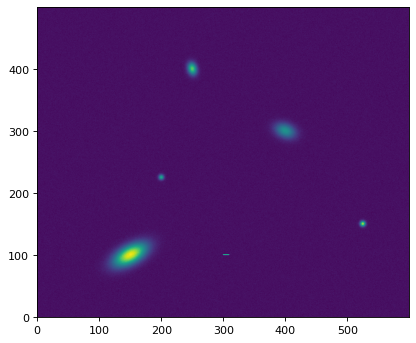
#> input picture foto1.png, 416 x 343 px, found by its file name
$ python example2.py
#> lines starting #> are read from the running program, lines starting #| are printed output that depends on the picture
# Title:    Example N-Dimensional Datasets (astropy.nddata). https://docs.astropy.org/en/stable/nddata/index.html
# email:    jhiguera@ieee.org
# Date:     18/09/2021
# Entity:   Agrupacion astronomica de Castelldefels (AAC) https://astrofels.blogspot.com/

import numpy as np
import matplotlib.pyplot as plt
import matplotlib.image as mpimg

from astropy.modeling.models import Gaussian2D

y, x = np.mgrid[0:500, 0:600]

#print(x,y)

data = (Gaussian2D(1, 150, 100, 20, 10, theta=0.5)(x, y) + Gaussian2D(0.5, 400, 300, 8, 12, theta=1.2)(x,y) + Gaussian2D(0.75, 250, 400, 5, 7, theta=0.23)(x,y) + Gaussian2D(0.9, 525, 150, 3, 3)(x,y) + Gaussian2D(0.6, 200, 225, 3, 3)(x,y))
plt.imshow(data)

data += 0.01 * np.random.randn(500, 600)


cosmic_ray_value = 0.997

data[100, 300:310] = cosmic_ray_value


plt.imshow(data, origin='lower')

img = mpimg.imread('C:/Users/34617/Documents/08_ASTRONOMIA/Libreria Astropy/foto1.png')
#> img is the input picture: shape (343, 416, 4) float32; mean R, G, B, A 0.402, 0.234, 0.491, 0.816
print(img)
#> (printed output is left out)

imgplot = plt.imshow(img)
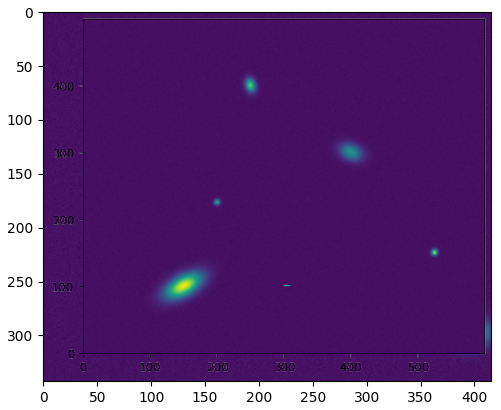
#> figure drawn by matplotlib, 1 panel
